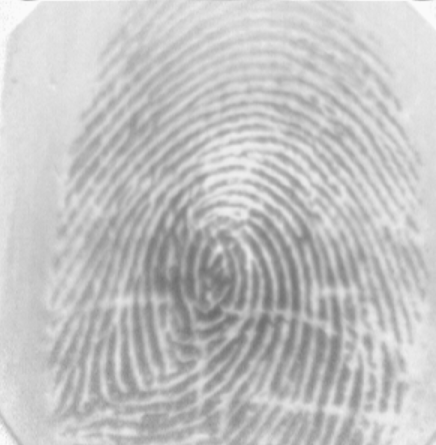
#> input picture Graduate Projects - MS AI and Machine Learning/CSC515 Computer Vision/Image_Fingerprint.png, 436 x 445 px, found by its file name
$ python Week5_CT_Matching.py
#> lines starting #> are read from the running program, lines starting #| are printed output that depends on the picture; after the words box and inside, x2 and y2 are one past the last pixel; in counts of white or black regions, pixels touching at a corner belong together
import cv2
import numpy as np
from skimage.morphology import skeletonize
import os

def preprocess_for_stage(image_path):
    img = cv2.imread(image_path, cv2.IMREAD_GRAYSCALE)
#> img is the input picture: shape (445, 436); min 108, max 250, mean 195.2
    if img is None:
        raise FileNotFoundError("Image not found or cannot be read.")
    return img

def apply_clahe(img):
    clahe = cv2.createCLAHE(clipLimit=3.0, tileGridSize=(8, 8))
    return clahe.apply(img)

def apply_morph(img, operation, kernel_size=(5, 5)):
    kernel = cv2.getStructuringElement(cv2.MORPH_ELLIPSE, kernel_size)
    return cv2.morphologyEx(img, operation, kernel)

def apply_dilate(img):
    kernel = cv2.getStructuringElement(cv2.MORPH_ELLIPSE, (5, 5))
    return cv2.dilate(img, kernel, iterations=1)

def apply_erode(img):
    kernel = cv2.getStructuringElement(cv2.MORPH_ELLIPSE, (5, 5))
    return cv2.erode(img, kernel, iterations=1)

def apply_skeleton_overlay(img):
    # EXACT replica of your original code
    _, binarized_img = cv2.threshold(img, 0, 1, cv2.THRESH_BINARY + cv2.THRESH_OTSU)
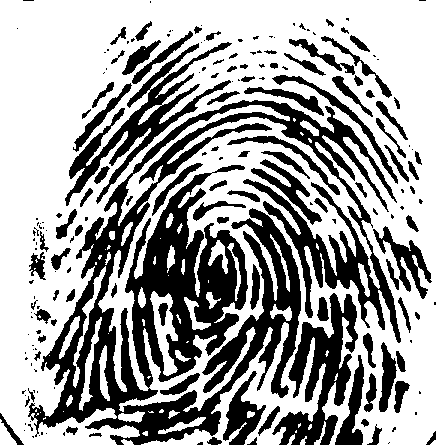
#> binarized_img: shape (445, 436); values 0 (black) and 1 (white), 63.2% white; 194 black regions (99 under 20 px), largest, box (x1, y1, x2, y2) and area: (28, 100, 401, 445) 42069, (272, 293, 358, 445) 5264, (65, 42, 232, 206) 4970
    binarized_img = 1 - binarized_img  # Flip foreground/background
    skeletal_lines = skeletonize(binarized_img).astype(np.uint8) * 255
#> skeletal_lines: shape (445, 436); 5.3% white in thin lines or dots

    overlay_base = cv2.cvtColor(img, cv2.COLOR_GRAY2BGR)
    orange_highlight = np.zeros_like(overlay_base)
    orange_highlight[skeletal_lines == 255] = [0, 85, 255]  # orange BGR
    composite_skeleton = cv2.addWeighted(overlay_base, 1.0, orange_highlight, 1.0, 0)
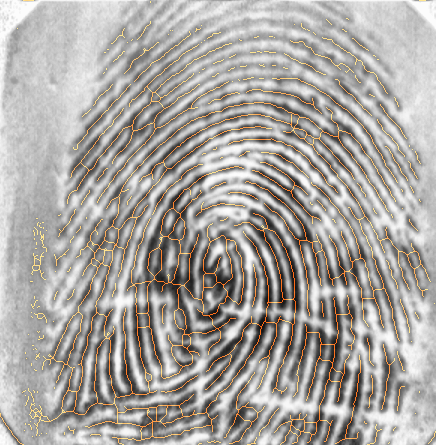
#> composite_skeleton: shape (445, 436, 3); mean B, G, R 161.4, 165.9, 169.8

    return composite_skeleton

def match_and_draw(original, transformed, label, max_draw_matches=40):
    orb = cv2.ORB_create(nfeatures=1500)
    kp1, des1 = orb.detectAndCompute(original, None)
    kp2, des2 = orb.detectAndCompute(transformed, None)

    if des1 is None or des2 is None:
        match_img = np.hstack((original, transformed))
        return 0, add_text_label(cv2.cvtColor(match_img, cv2.COLOR_GRAY2BGR), f"{label}: 0 matches")

    bf = cv2.BFMatcher(cv2.NORM_HAMMING)
    matches = bf.knnMatch(des1, des2, k=2)

    good = []
    for m, n in matches:
        if m.distance < 0.75 * n.distance:
            good.append(m)

    if len(good) >= 8:
        src_pts = np.float32([kp1[m.queryIdx].pt for m in good]).reshape(-1, 1, 2)
        dst_pts = np.float32([kp2[m.trainIdx].pt for m in good]).reshape(-1, 1, 2)
        _, mask = cv2.findHomography(src_pts, dst_pts, cv2.RANSAC, 5.0)
        good = [m for i, m in enumerate(good) if mask[i]]

    match_img = cv2.drawMatches(original, kp1, transformed, kp2, good[:max_draw_matches], None,
                                flags=cv2.DrawMatchesFlags_NOT_DRAW_SINGLE_POINTS)
    return len(good), annotate_matches(match_img, len(good), label)

def annotate_matches(img, count, label):
    annotated = img.copy()
    cv2.rectangle(annotated, (10, 10), (340, 50), (255, 255, 255), -1)
    text = f"{label}: {count} matches"
    cv2.putText(annotated, text, (15, 40), cv2.FONT_HERSHEY_SIMPLEX, 0.75, (0, 0, 0), 2)
    return annotated

def add_text_label(img, tag, font_color=(0, 0, 0)):
    cv2.putText(img, tag, (10, 25), cv2.FONT_HERSHEY_SIMPLEX, 0.7, font_color, 2, cv2.LINE_AA)
    return img

def process_pipeline(input_path):
    original = preprocess_for_stage(input_path)
    clahe = apply_clahe(original)
    dilation = apply_dilate(clahe)
    erosion = apply_erode(clahe)
    opening = apply_morph(clahe, cv2.MORPH_OPEN)
    closing = apply_morph(clahe, cv2.MORPH_CLOSE)
    skeleton_overlay = apply_skeleton_overlay(clahe)

    comparisons = []

    stages = [
        ("CLAHE", clahe),
        ("Dilation", dilation),
        ("Erosion", erosion),
        ("Opening", opening),
        ("Closing", closing),
    ]

    for label, stage_img in stages:
        count, match_img = match_and_draw(original, stage_img, label)
        comparisons.append(match_img)
#> this loop made 5 passes
#> (label, count) on passes 1 to 5: ('CLAHE', 160), ('Dilation', 109), ('Erosion', 78), ('Opening', 137), ('Closing', 140)
#> pass 1, in process_pipeline, `count, match_img = match_and_draw(original, stage_img, label)`:
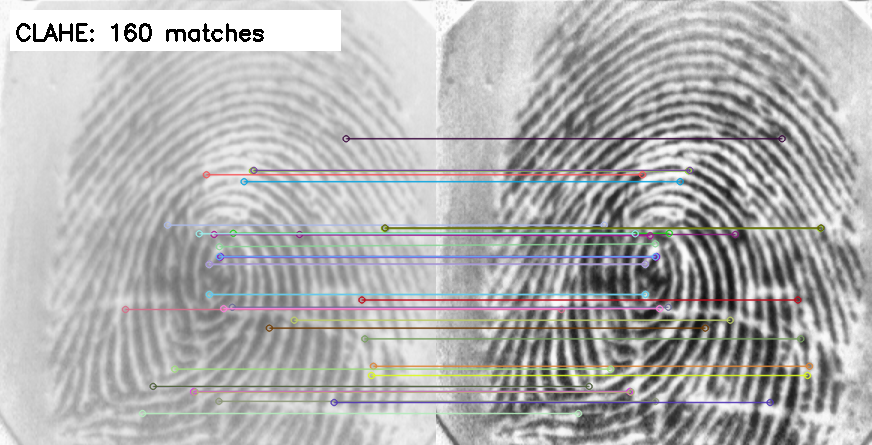
#> match_img: shape (445, 872, 3); mean of channels 0, 1, 2 177, 177.2, 177.5; drawn as B, G, R
#> after the loop, comparisons = 5 items

    # Skeleton handled separately for orange overlay
    skeleton_gray = cv2.cvtColor(skeleton_overlay, cv2.COLOR_BGR2GRAY)
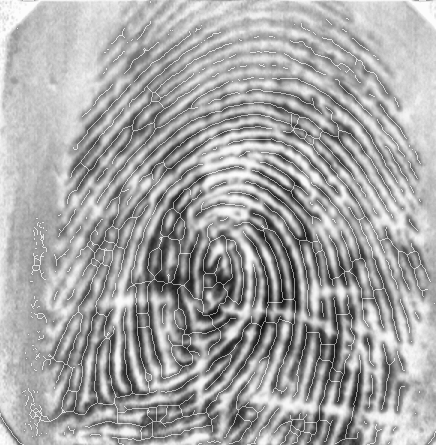
#> skeleton_gray: shape (445, 436); min 17, max 253, mean 166.6
    count, match_img = match_and_draw(original, skeleton_gray, "Skeleton")
#> in match_and_draw (call 6), `kp2, des2 = orb.detectAndCompute(transformed, None)`: kp2 = 1500 keypoints; strongest (x, y, size): (230, 317, 92.6), (283, 299, 31), (322, 344, 31), (328, 334, 53.6)
#> after the loop in match_and_draw (call 6), `for m, n in matches:`: good = 122 matches
#> in match_and_draw (call 6), `src_pts = np.float32([kp1[m.queryIdx].pt for m in good]).reshape(-1, 1..`: src_pts = 122 rows, first 8: [385, 228], [220, 256], [194, 391], [242.4, 168], [252, 170.4], [243.6, 181.2], [384, 228], [218.4, 247.2]
#> in match_and_draw (call 6), `dst_pts = np.float32([kp2[m.trainIdx].pt for m in good]).reshape(-1, 1..`: dst_pts = 122 rows, first 8: [384, 228], [220, 256], [194, 391], [243.6, 168], [250.8, 169.2], [243.6, 181.2], [384, 228], [220.3, 249.1]
#> in match_and_draw (call 6), `good = [m for i, m in enumerate(good) if mask[i]]`: good = 120 matches
#> in annotate_matches (call 6), `cv2.putText(annotated, text, (15, 40), cv2.FONT_HERSHEY_SIMPLEX, 0.75,..`:
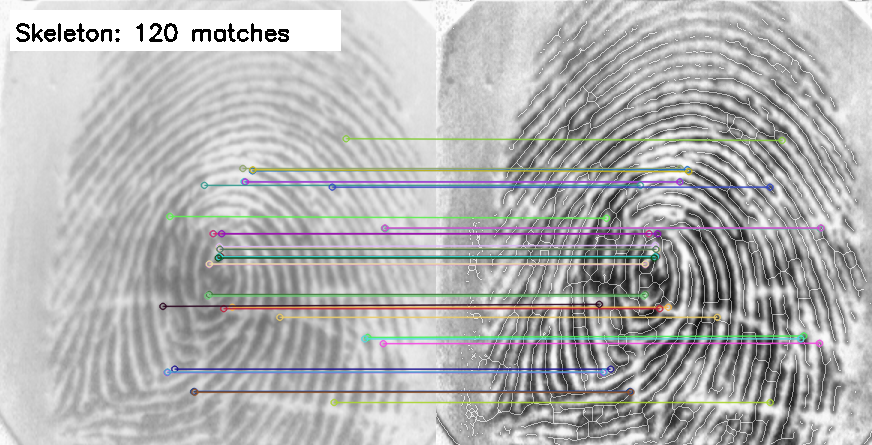
#> annotated: shape (445, 872, 3); mean of channels 0, 1, 2 179, 179.2, 178.9; drawn as B, G, R
#> count = 120
    comparisons.append(match_img)

    display_grid(comparisons)

def display_grid(images):
    rows = []
    for i in range(0, len(images), 2):
        row = np.hstack(images[i:i + 2])
        rows.append(row)
#> this loop made 3 passes
#> i on pass 3: 4
#> pass 3, in display_grid, `row = np.hstack(images[i:i + 2])`:
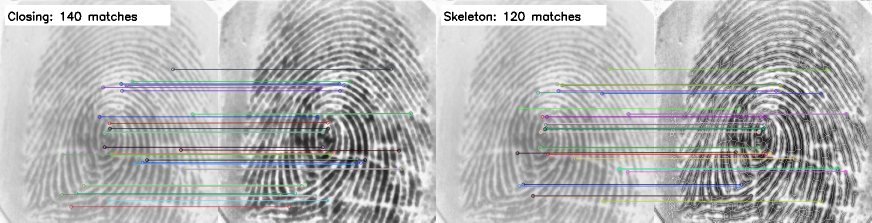
#> row: shape (445, 1744, 3) (shown at 1/2 size); mean of channels 0, 1, 2 179.1, 178.9, 178.3; drawn as B, G, R
#> after the loop, rows = 3 items
    grid = np.vstack(rows)
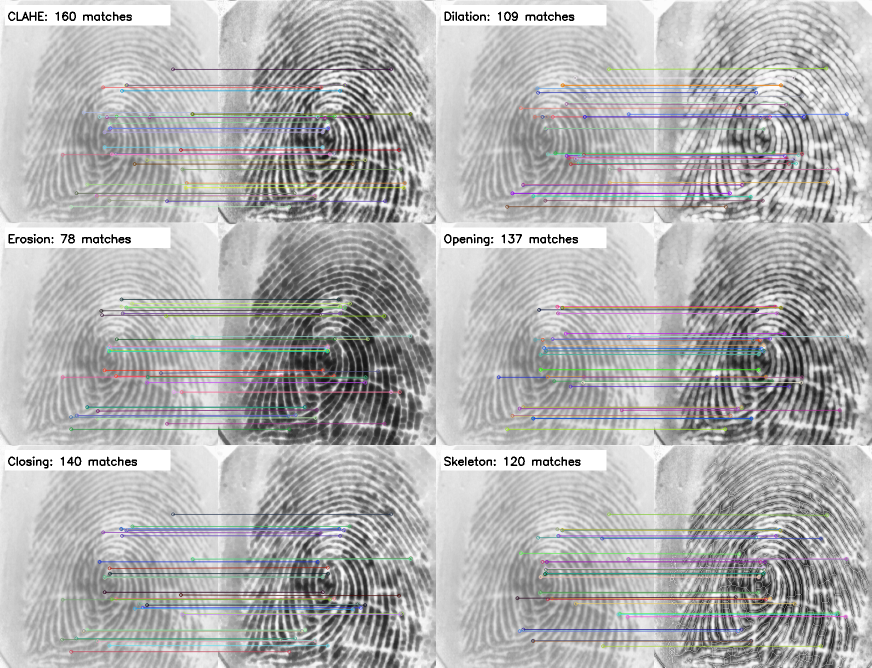
#> grid: shape (1335, 1744, 3) (shown at 1/2 size); mean of channels 0, 1, 2 177.2, 176.9, 177; drawn as B, G, R
    cv2.namedWindow("Fingerprint Comparison Grid", cv2.WINDOW_NORMAL)
    cv2.imshow("Fingerprint Comparison Grid", grid)
    cv2.imwrite("Fingerprint_Comparison_Result.png", grid)
    cv2.waitKey(0)
    cv2.destroyAllWindows()

if __name__ == "__main__":
    input_path = r"C:\Users\jwens\Desktop\CSUGlobal\GitHub\Projects\Graduate Projects - MS AI and Machine Learning\CSC515 Computer Vision\Image_Fingerprint.png"
    process_pipeline(input_path)

$ run again, with Graduate Projects - MS AI and Machine Learning/CSC515 Computer Vision/03_dilation.png copied over Graduate Projects - MS AI and Machine Learning/CSC515 Computer Vision/Image_Fingerprint.png
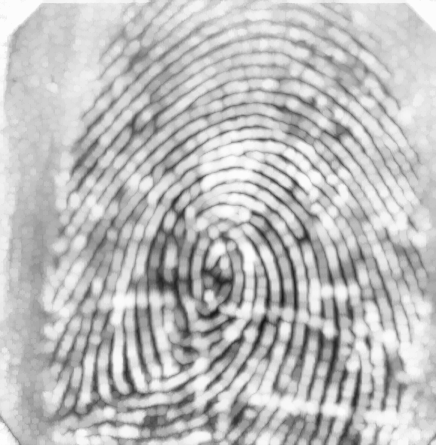
#> input picture Graduate Projects - MS AI and Machine Learning/CSC515 Computer Vision/03_dilation.png, 436 x 445 px, found by its file name
#> in preprocess_for_stage, img is the input picture: shape (445, 436); min 23, max 253, mean 189.8
#> in apply_skeleton_overlay, `_, binarized_img = cv2.threshold(img, 0, 1, cv2.THRESH_BINARY + cv2.TH..`:
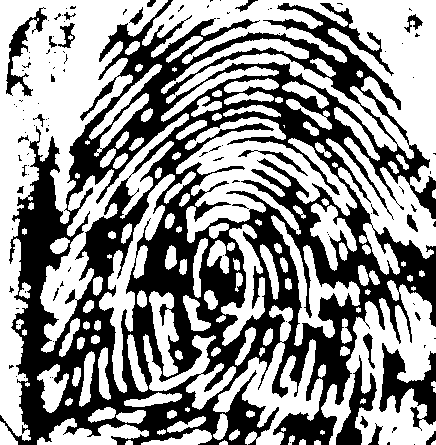
#> binarized_img: shape (445, 436); values 0 (black) and 1 (white), 57.3% white; 113 black regions (86 under 20 px), largest, box (x1, y1, x2, y2) and area: (0, 0, 436, 445) 76321, (379, 343, 436, 431) 2180, (336, 355, 377, 445) 1249
#> skeletal_lines: shape (445, 436); 6.9% white in thin lines or dots
#> the loop in process_pipeline, `for label, stage_img in stages:` made 5 passes
#> (label, count) on passes 1 to 5: ('CLAHE', 490), ('Dilation', 207), ('Erosion', 159), ('Opening', 494), ('Closing', 377)
#> after the loop in process_pipeline, `for label, stage_img in stages:`: comparisons = 5 items
#> kp2 = 1500 keypoints; strongest (x, y, size): (328, 328, 92.6), (328, 331, 77.1), (328, 336, 64.3), (328, 335, 53.6)
#> after the loop in match_and_draw (call 6), `for m, n in matches:`: good = 363 matches
#> src_pts = 363 rows, first 8: [290, 185], [203, 176], [205, 175], [346, 284], [217, 401], [333, 298], [238, 306], [281, 306]
#> dst_pts = 363 rows, first 8: [290, 185], [205, 175], [205, 175], [346, 285], [217, 401], [334, 296], [238, 306], [281, 304]
#> in match_and_draw (call 6), `good = [m for i, m in enumerate(good) if mask[i]]`: good = 347 matches
#> in process_pipeline, `count, match_img = match_and_draw(original, skeleton_gray, "Skeleton")`: count = 347
#> the loop in display_grid, `for i in range(0, len(images), 2):` made 3 passes
#> i on pass 3: 4
#> after the loop in display_grid, `for i in range(0, len(images), 2):`: rows = 3 items
#> in display_grid, `grid = np.vstack(rows)`:
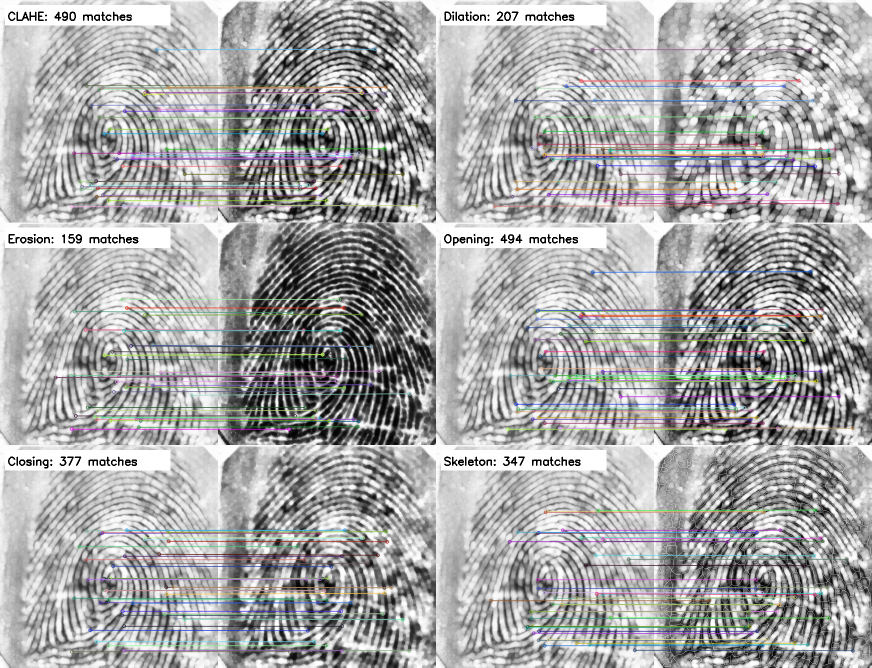
#> grid: shape (1335, 1744, 3) (shown at 1/2 size); mean of channels 0, 1, 2 168, 167.7, 167.7; drawn as B, G, R
